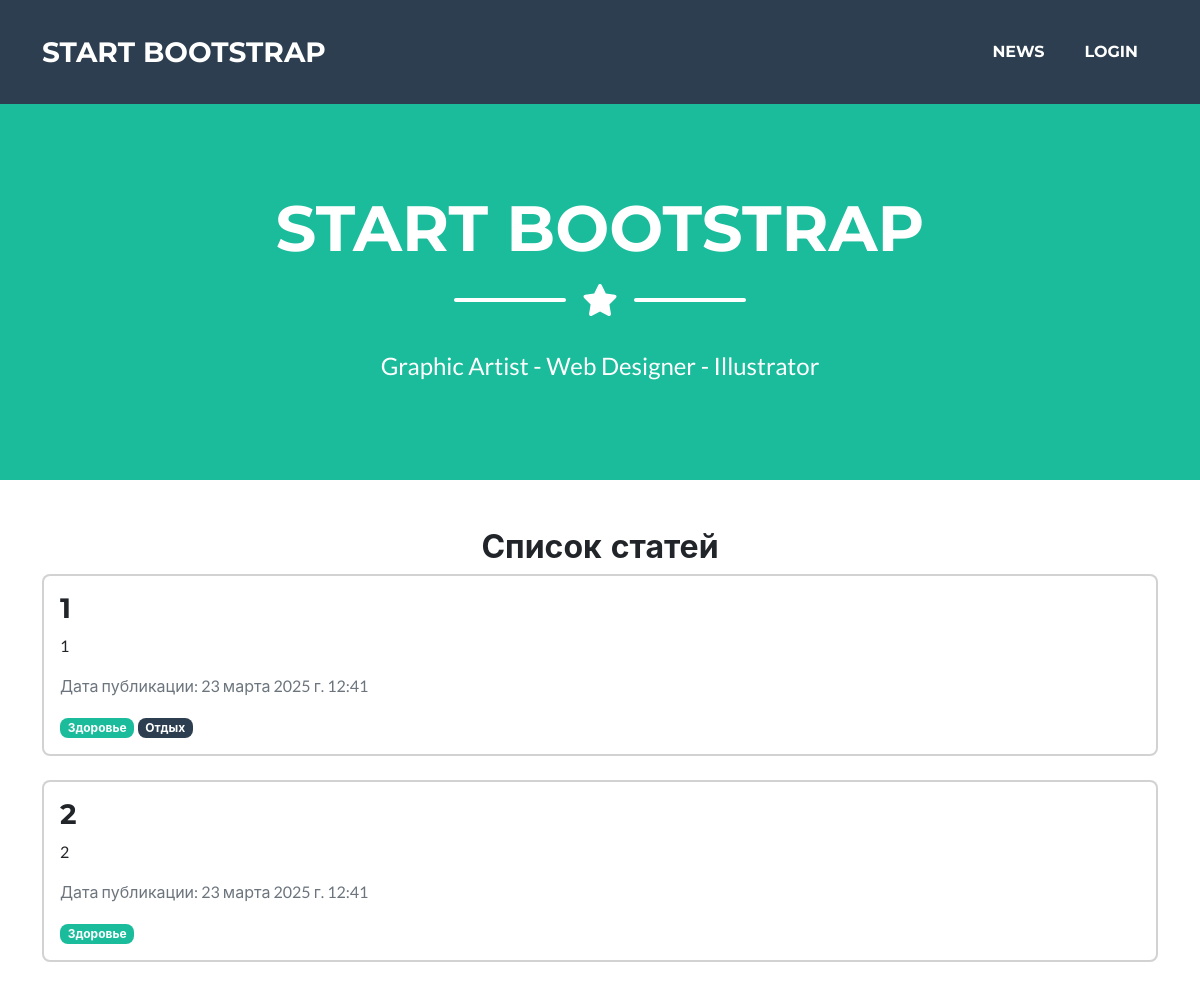
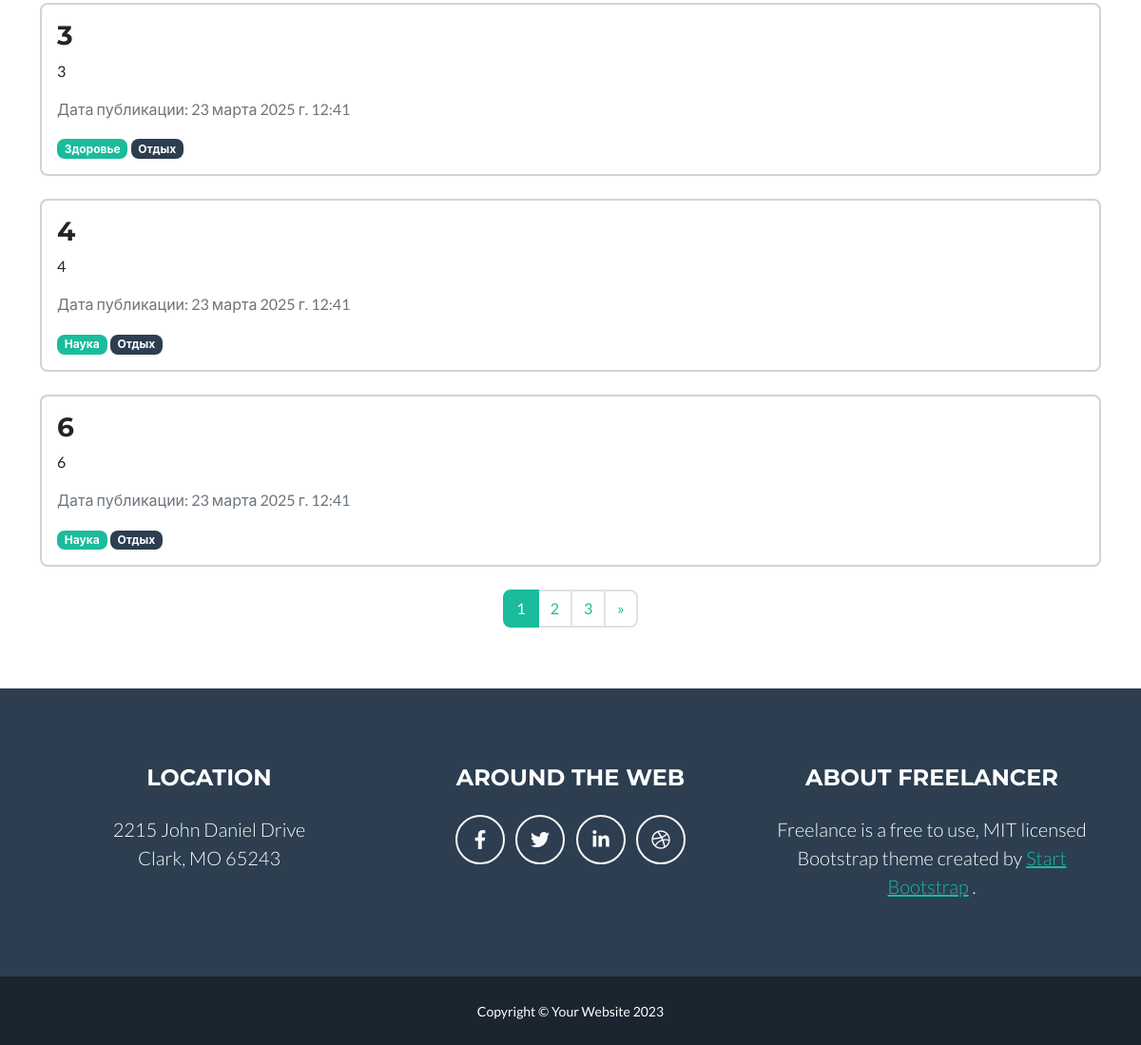
Page /news/ on the committed database (2 pictures, top to bottom).
### App/models.py (models this page shows, shortened)
class Article(models.Model):
    title = models.CharField(
        max_length=256,
        verbose_name='Название',
        validators=[MinLengthValidator(1)]
    )
    text = models.TextField(verbose_name='Текст')
    published_at = models.DateTimeField(verbose_name='Дата публикации', auto_now_add=True)
    image = models.ImageField(null=True, blank=True, verbose_name='Изображение')
    mainTag = models.ForeignKey(Tag, on_delete=models.CASCADE, related_name='mainTag', verbose_name='Основной тэг')
    tags = models.ManyToManyField(Tag, related_name='article',verbose_name='Тэги')
    author = models.IntegerField(null=True)
    class Meta:
        verbose_name = 'Статья'
        verbose_name_plural = 'Статьи'

class Tag(models.Model):
    name = models.CharField(
        max_length=40,
        verbose_name='Название тэга',
        null=True,
        validators=[MinLengthValidator(1)]
    )
    class Meta:
        verbose_name = 'Тэг'
        verbose_name_plural = 'Тэги'

### App/views.py (the view)
# urls.py: path('news/', views.article_list, name='article_list'),
def article_list(request):
    tag = request.GET.get('tag')
    if tag:
        articles = Article.objects.filter(tags__name=tag)
    else:
        articles = Article.objects.all()
    paginator = Paginator(articles, 5)
    page_number = request.GET.get('page')
    page_obj = paginator.get_page(page_number)
    return render(request, 'news/article_list.html', {'page_obj': page_obj, 'tag': tag, 'user': request.user})

### templates/news/article_list.html (shortened to what this page needs)
{% extends "layout/layout.html" %}
{% load static %}
{% block contents %}
<div class="container mt-5 mb-5">
    <h2 class="text-center">Список статей</h2>
    <div class="row">
        {% for article in page_obj %}
        <div class="col-md-12 mb-4">
            <div class="card">
                <div class="card-body">
                    <h3 class="card-title">{{ article.title }}</h3>
                    <p class="card-text">{{ article.text }}</p>
                    <p class="text-muted">Дата публикации: {{ article.published_at }}</p>
                    <div>
                        <span class="badge bg-primary">{{ article.mainTag.name }}</span>
                        {% for tag in article.tags.all %}
                        <span class="badge bg-secondary">{{ tag.name }}</span>
                        {% endfor %}
                    </div>
                </div>
            </div>
        </div>
        {% endfor %}
    </div>
    <div class="d-flex justify-content-center">
        <nav aria-label="Page navigation">
            <ul class="pagination">
                {% for num in page_obj.paginator.page_range %}
                <li class="page-item {% if page_obj.number == num %}active{% endif %}">
                    <a class="page-link" href="?page={{ num }}{% if tag %}&tag={{ tag }}{% endif %}">{{ num }}</a>
                </li>
                {% endfor %}
                {% if page_obj.has_next %}
                <li class="page-item">
                    <a class="page-link" href="?page={{ page_obj.next_page_number }}{% if tag %}&tag={{ tag }}{% endif %}" aria-label="Next">
                        <span aria-hidden="true">&raquo;</span>
                    </a>
                </li>
                {% endif %}
            </ul>
        </nav>
    </div>
</div>
{% endblock %}

### rows in the picture
Article: title "1", text "1", published_at "23 марта 2025 г. 12:41", mainTag.name "Здоровье"
Tag: name "Отдых"
Article: title "2", text "2", published_at "23 марта 2025 г. 12:41", mainTag.name "Здоровье"
Article: title "3", text "3", published_at "23 марта 2025 г. 12:41", mainTag.name "Здоровье"
Article: title "4", text "4", published_at "23 марта 2025 г. 12:41", mainTag.name "Наука"
Article: title "6", text "6", published_at "23 марта 2025 г. 12:41", mainTag.name "Наука"

### other values in the picture
{{ num }} "1" "2" "3"
